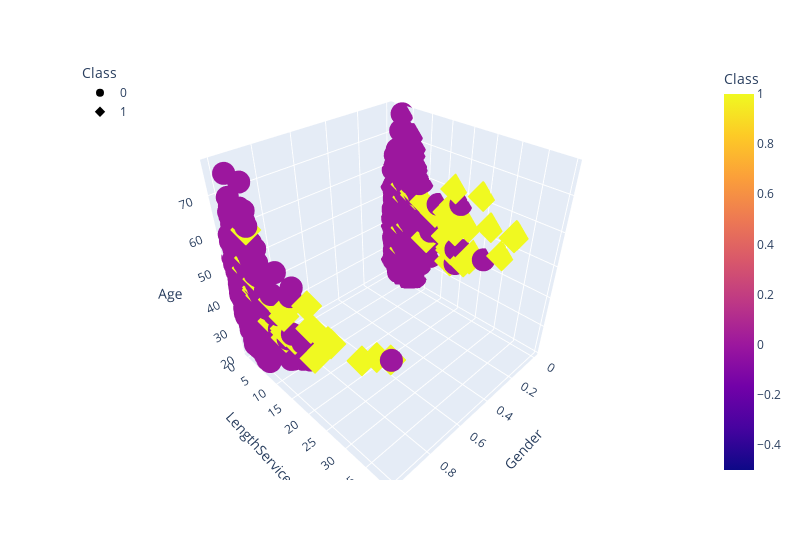

Notebook source saved alongside this figure:
### Code cell
# Creating a 3D-Scatter with the PCA data and the clusters
fig = px.scatter_3d(clustered_df, 
                    x="Gender", y="LengthService", z="Age", 
                    color="Class", symbol="Class", 
                    hover_name="JobTitle", hover_data=["AbsentHours"],width=800)

fig.update_layout(legend=dict(x=0,y=1))
fig.show()

### Figure 1 — Plotly figure (JSON) as saved in the notebook; plotly's stock layout.template omitted (floating-point values rounded to 4 significant figures; data arrays with more than 128 entries replaced by an {"elided": "..."} marker saying what was removed)
{"data": [{"customdata": {"elided": "6960x1 float values"}, "hovertemplate": "<b>%{hovertext}</b><br><br>Class=%{marker.color}<br>Gender=%{x}<br>LengthService=%{y}<br>Age=%{z}<br>AbsentHours=%{customdata[0]}<extra></extra>", "hovertext": {"elided": "6960 str values"}, "legendgroup": "0", "marker": {"color": {"elided": "6960 int values"}, "coloraxis": "coloraxis", "symbol": "circle"}, "mode": "markers", "name": "0", "scene": "scene", "showlegend": true, "type": "scatter3d", "x": {"elided": "6960 int values"}, "y": {"elided": "6960 float values"}, "z": {"elided": "6960 int values"}}, {"customdata": [[57.21], [60.25], [113.9], [42.15], [21.18], [72.3], [120.4], [127.1], [75.95], [63.22], [31.58], [126.6], [60.32], [73.09], [88.63], [77.58], [93.23], [90.37], [30.62], [50.27], [106.1], [84.3], [57.05], [45.89], [86.89], [29.39], [41.74], [25.34], [71.37], [55.21], [94.2], [52.26], [59.99], [129.7], [133.6], [107.7], [108.0], [84.29], [79.16], [73.82], [73.22], [55.73], [107.1], [74.77], [72.86], [65.28], [86.67], [33.25], [75.16], [55.32], [59.98], [52.1], [67.46], [150.6], [69], [36.25]], "hovertemplate": "<b>%{hovertext}</b><br><br>Class=%{marker.color}<br>Gender=%{x}<br>LengthService=%{y}<br>Age=%{z}<br>AbsentHours=%{customdata[0]}<extra></extra>", "hovertext": ["Benefits Admin", "Benefits Admin", "Benefits Admin", "Benefits Admin", "Benefits Admin", "Compensation Analyst", "Compensation Analyst", "HRIS Analyst", "HRIS Analyst", "HRIS Analyst", "Labor Relations Analyst", "Labor Relations Analyst", "Labor Relations Analyst", "Recruiter", "Recruiter", "Recruiter", "Recruiter", "Trainer", "Trainer", "Trainer", "Trainer", "Trainer", "Trainer", "Trainer", "Director, Recruitment", "Director, Training", "Director, Employee Records", "Director, Compensation", "Recruiter", "Recruiter", "Recruiter", "Recruiter", "Recruiter", "Recruiter", "Trainer", "Trainer", "Trainer", "Trainer", "Labor Relations Analyst", "Labor Relations Analyst", "Labor Relations Analyst", "Labor Relations Analyst", "Labor Relations Analyst", "HRIS Analyst", "HRIS Analyst", "HRIS Analyst", "HRIS Analyst", "HRIS Analyst", "HRIS Analyst", "Benefits Admin", "Benefits Admin", "Benefits Admin", "Benefits Admin", "Benefits Admin", "Compensation Analyst", "Compensation Analyst"], "legendgroup": "1", "marker": {"color": [1, 1, 1, 1, 1, 1, 1, 1, 1, 1, 1, 1, 1, 1, 1, 1, 1, 1, 1, 1, 1, 1, 1, 1, 1, 1, 1, 1, 1, 1, 1, 1, 1, 1, 1, 1, 1, 1, 1, 1, 1, 1, 1, 1, 1, 1, 1, 1, 1, 1, 1, 1, 1, 1, 1, 1], "coloraxis": "coloraxis", "symbol": "diamond"}, "mode": "markers", "name": "1", "scene": "scene", "showlegend": true, "type": "scatter3d", "x": [1, 0, 0, 0, 1, 0, 1, 1, 0, 0, 1, 0, 0, 1, 0, 1, 0, 1, 0, 1, 1, 0, 0, 0, 0, 1, 0, 1, 0, 1, 0, 1, 0, 0, 0, 0, 1, 1, 0, 1, 1, 1, 0, 0, 0, 0, 0, 1, 0, 1, 1, 0, 0, 0, 1, 1], "y": [26.08, 5.08, 32.35, 9.94, 21.96, 17.75, 22.1, 6.32, 24.19, 23.48, 26.78, 7.18, 19.46, 21.56, 21.15, 7.86, 4.51, 7.18, 13.52, 36.75, 4.76, 12.86, 10.82, 22.56, 4.51, 26.78, 21.54, 16.88, 16.28, 33.69, 16.23, 39.34, 29.89, 26.72, 7.28, 6.37, 6.93, 14.22, 4.76, 6.93, 14.22, 11.89, 31.9, 18.36, 17.69, 17.69, 17.69, 7.8, 17.69, 10.44, 14.82, 17.69, 17.69, 17.69, 14.44, 14.06], "z": [49, 52, 55, 53, 49, 54, 40, 57, 62, 43, 49, 55, 53, 55, 39, 52, 56, 49, 52, 55, 53, 51, 41, 41, 33, 49, 51, 41, 45, 51, 53, 57, 47, 54, 54, 43, 65, 42, 41, 48, 41, 49, 54, 48, 56, 42, 61, 47, 37, 41, 48, 41, 49, 54, 46, 39]}], "layout": {"coloraxis": {"colorbar": {"title": {"text": "Class"}}, "colorscale": [[0, "#0d0887"], [0.1111, "#46039f"], [0.2222, "#7201a8"], [0.3333, "#9c179e"], [0.4444, "#bd3786"], [0.5556, "#d8576b"], [0.6667, "#ed7953"], [0.7778, "#fb9f3a"], [0.8889, "#fdca26"], [1, "#f0f921"]]}, "legend": {"title": {"text": "Class"}, "tracegroupgap": 0, "x": 0, "y": 1}, "margin": {"t": 60}, "scene": {"domain": {"x": [0, 1], "y": [0, 1]}, "xaxis": {"title": {"text": "Gender"}}, "yaxis": {"title": {"text": "LengthService"}}, "zaxis": {"title": {"text": "Age"}}}, "width": 800}}
